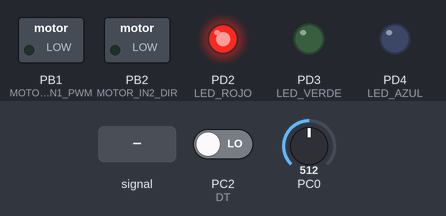
Bench run of a program on a simulated ATmega328P, built with avr-gcc and emulated at 16 MHz. On the bench: switched loads named in the program (green lamp = pin HIGH), output pins drawn as LEDs (lit = HIGH). Dashed ring = blinking. Inputs (shaded band) come from the test bench; at power-on: PC0 = 512, PC2 (DT) LOW. Pins used as bus, display or sensor lines are not drawn.

Above: at 1.2 s.
1.3 s: PC0 fed a 200 Hz sine of ±255 counts around its level
4.3 s: PC0 set to 122
At 5.3 s:
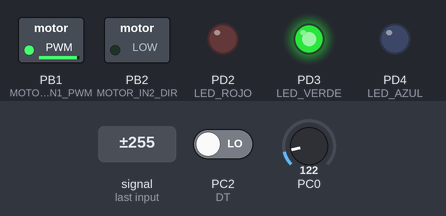
5.8 s: PC0 set to 131
7.3 s: PC0 set to 155
At 8.6 s:
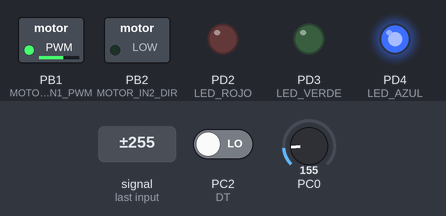
8.9 s: PC0 fed a 200 Hz sine of ±81 counts around its level
At 11.2 s:
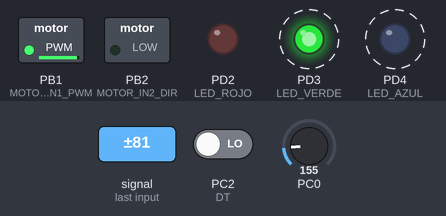
11.9 s: PC2 (DT) driven HIGH
At 11.9 s:
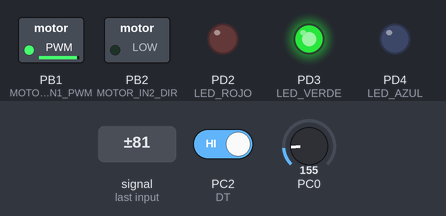
Timing chart, 0 to 14.4 s (numbered marks = the images above; inputs shaded):
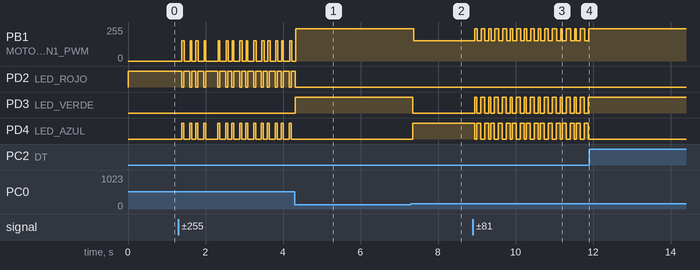

The program:

main.c
```c
/*
 * _2Y0K.c
 *
 * Created: 2/14/2026 7:05:51 PM
 *  Author: itzle
 */

#define F_CPU 16000000
#include <avr/io.h>
#include <util/delay.h>
#include <avr/interrupt.h>

#include "2Y0K_LIB/G2Y0K.h"
#include "I2C_LIB/I2C_LIB.h"
#include "PWM1/PWM1.h"
#include "PESO/S_PESO.h"

#define LED_ROJO  PIND2
#define LED_VERDE PIND3
#define LED_AZUL  PIND4

#define MOTOR_IN1_PWM PINB1
#define MOTOR_IN2_DIR PINB2

volatile uint8_t distancia_actual = 80;
volatile uint8_t peso_actual = 0;

void SETUP(void) {
	DDRD |= (1<<LED_ROJO)|(1<< LED_VERDE)|(1<<LED_AZUL);
	DDRB |= (1<<MOTOR_IN2_DIR);
	PORTB &= ~(1<<MOTOR_IN2_DIR);
}

int main(void) {
	SETUP();
	PWM1_Init();
	I2C_Slave_Init(0x08);
	SHARP_INIT(0);

	PESO_init();
	PORTD |= (1<<LED_AZUL);
	PESO_tara();
	PORTD &= ~(1<<LED_AZUL);

	sei();

	while (1) {
		distancia_actual = SHARP_OBTENER_DISTANCIA();
		peso_actual = PESO_get();

		PORTD &= ~((1<<LED_ROJO)|(1<< LED_VERDE)|(1<< LED_AZUL));

		if (distancia_actual < 15)
		{
			PORTD |= (1 << LED_ROJO);
			update_DutyCycle1(0);
		}
		else if (distancia_actual >= 15 && distancia_actual <= 40)
		{
			PORTD |= (1<<LED_AZUL);
			update_DutyCycle1(12000);
		}
		else
		{
			PORTD |= (1<<LED_VERDE);
			update_DutyCycle1(19000);
		}

		_delay_ms(50);
	}
}

ISR(TWI_vect) {
	uint8_t estado = TWSR & 0xF8;

	if (estado == 0xA8)
	{
		TWDR = distancia_actual;
		TWCR = (1<<TWINT)|(1<<TWEA)|(1<<TWEN)|(1<<TWIE);
	}
	else if (estado == 0xB8)
	{
		TWDR = peso_actual;
		TWCR = (1<<TWINT)|(1<<TWEN)|(1<<TWIE);
	}
	else
	{
		TWCR = (1<<TWINT)|(1<<TWEA)|(1<<TWEN)|(1<<TWIE);
	}
}
```

2Y0K.c
```c
/*
 * _2Y0K.c
 *
 * Created: 2/14/2026 7:24:51 PM
 *  Author: itzle
 */


#include "G2Y0K.h"
#include <avr/io.h>
#include <avr/interrupt.h>
#include <util/atomic.h>

uint16_t SHARP_ADC = 0;

void SHARP_INIT(uint8_t CANAL)
{
	//REFERENCIA A 5V
	ADMUX = (1<<REFS0)|(1<<ADLAR)|(CANAL&0x0F);

	//CONFIGURACION DEL ADC, INTERRUPCION
	ADCSRA = (1<<ADEN)|(1<<ADATE)|(1<<ADIE)|(1<<ADPS2)|(1<<ADPS1)|(1<<ADPS0);

	ADCSRB = 0x00;
	ADCSRA |= (1<<ADSC);
}

uint8_t SHARP_OBTENER_DISTANCIA(void)
{
	uint16_t VALOR_SEGURO = SHARP_ADC;

	if(VALOR_SEGURO < 6)
	{
		return 80;
	}

	uint16_t distancia = 1200/(VALOR_SEGURO - 5);
	if(distancia > 80)
	{
		return 80;
	}
	if(distancia < 10)
	{
		return 10;
	}

	return(uint8_t)distancia;

}

ISR(ADC_vect)
{
	SHARP_ADC = ADCH;
}
```

G2Y0K.h
```c
/*
 * _2Y0K.h
 *
 * Created: 2/14/2026 7:24:57 PM
 *  Author: itzle
 */


#ifndef G2Y0K_H_
#define G2Y0K_H_

#include <stdint.h>

void SHARP_INIT(uint8_t CANAL);
uint8_t SHARP_OBTENER_DISTANCIA(void);


#endif /* G2Y0K_H_ */
```

I2C_LIB.c
```c
/*
 * I2C_LIB.c
 *
 * Created: 2/10/2026 8:05:56 AM
 *  Author: itzle
 */


#include "I2C_LIB.h"


void I2C_Master_Init(unsigned long SCL_Clock, uint8_t Prescaler){

	DDRC &= ~((1<<DDC4)|(1<<DDC5));


	TWSR &= ~((1<<TWPS1)|(1<<TWPS0));

	switch(Prescaler){
		case 1:

		TWSR &= ~((1<<TWPS1)|(1<<TWPS0));
		break;
		case 4:
		TWSR &= ~(1<<TWPS1);
		TWSR |= (1<<TWPS0);
		break;
		case 16:
		TWSR &= ~(1<<TWPS0);
		TWSR |= (1<<TWPS1);
		break;
		case 64:
		TWSR |= (1<<TWPS1)|(1<<TWPS0);
		break;
		default:
		TWSR &= ~((1<<TWPS1)|(1<<TWPS0));
		Prescaler = 1;
		break;
	}


	TWBR = ((F_CPU/SCL_Clock)-16)/(2*Prescaler);

	TWCR |= (1<<TWEN);
}

uint8_t I2C_Master_Start(void){

	TWCR = (1<<TWINT)|(1<<TWSTA)|(1<<TWEN);


	while (!(TWCR & (1<<TWINT)));

	return ((TWSR & 0xF8) == 0x08);
}

uint8_t I2C_Master_RepeatedStart(void){

	TWCR = (1<<TWINT)|(1<<TWSTA)|(1<<TWEN);
	while (!(TWCR & (1<<TWINT)));

	return ((TWSR & 0xF8) == 0x10);
}

void I2C_Master_Stop(void){
	TWCR = (1<<TWEN)|(1<<TWINT)|(1<<TWSTO);
	while(TWCR & (1<<TWSTO));
}

uint8_t I2C_Master_Write(uint8_t dato){
	uint8_t estado;

	TWDR = dato;
	TWCR = (1<<TWEN)|(1<<TWINT);

	while (!(TWCR & (1<<TWINT)));

	estado = TWSR & 0xF8;


	if (estado == 0x18 || estado == 0x28) {
		return 1;
		} else {
		return estado;
	}
}


uint8_t I2C_Master_Read(uint8_t *buffer, uint8_t ack){
	uint8_t estado;

	if (ack) {

		TWCR = (1<<TWINT)|(1<<TWEN)|(1<<TWEA);
		} else {

		TWCR = (1<<TWINT)|(1<<TWEN);
	}

	while (!(TWCR & (1<<TWINT)));

	estado = TWSR & 0xF8;


	if (ack && estado != 0x50)
	return 0;
	if (!ack && estado != 0x58)
	return 0;

	*buffer = TWDR;
	return 1;
}


void I2C_Slave_Init(uint8_t address){
	DDRC &= ~((1<<DDC4)|(1<<DDC5));


	TWAR = address << 1;


	TWCR = (1<<TWEA)|(1<<TWEN)|(1<<TWIE);
}
```

I2C_LIB.h
```c
/*
 * I2C_LIB.h
 *
 * Created: 2/10/2026 8:06:07 AM
 *  Author: itzle
 */


#ifndef I2C_LIB_H_
#define I2C_LIB_H_

#include <avr/io.h>
#include <stdint.h>


#ifndef F_CPU
#define F_CPU 16000000UL
#endif


void I2C_Master_Init(unsigned long SCL_Clock, uint8_t Prescaler);
uint8_t I2C_Master_Start(void);
uint8_t I2C_Master_RepeatedStart(void);
void I2C_Master_Stop(void);
uint8_t I2C_Master_Write(uint8_t dato);
uint8_t I2C_Master_Read(uint8_t *buffer, uint8_t ack);
void I2C_Slave_Init(uint8_t address);


#endif /* I2C_LIB_H_ */
```

S_PESO.c
```c
/*
 * S_PESO.h
 *
 * Created: 2/15/2026 4:30:01 PM
 *  Author: itzle
 */

#include "S_PESO.h"
#include <util/delay.h>

static int32_t OFFSET = 0;

void PESO_init(void) {
	PESO_DDR |= (1 << SCK);
	PESO_DDR &= ~(1 << DT);
	PESO_PORT &= ~(1 << SCK);
}

int32_t PESO_read(void) {
	while (PESO_PIN & (1 << DT));
	int32_t val = 0;
	for (uint8_t i = 0; i < 24; i++) {
		PESO_PORT |= (1 << SCK);
		_delay_us(1);
		val = val << 1;
		PESO_PORT &= ~(1 << SCK);
		_delay_us(1);
		if (PESO_PIN & (1 << DT)) val++;
	}
	PESO_PORT |= (1 << SCK);
	_delay_us(1);
	PESO_PORT &= ~(1 << SCK);
	if (val & 0x800000) val |= 0xFF000000;
	return val;
}

void PESO_tara(void) {
	int64_t sum = 0;
	for (uint8_t i = 0; i < 10; i++) sum += PESO_read();
	OFFSET = (int32_t)(sum / 10);
}

uint8_t PESO_get(void) {

	int32_t g = (PESO_read() - OFFSET) / 420;

	if (g < 0)
	{
		return 0;

	}
	if (g > 255)
	{
		return 255;
	}

	return (uint8_t)g;
}
```

S_PESO.h
```c
/*
 * S_PESO.h
 *
 * Created: 2/15/2026 4:30:08 PM
 *  Author: itzle
 */


#ifndef S_PESO_H_
#define S_PESO_H_

#include <avr/io.h>
#include <stdint.h>

#define PESO_DDR   DDRC
#define PESO_PORT  PORTC
#define PESO_PIN   PINC
#define DT         PC2
#define SCK        PC3

void PESO_init(void);
int32_t PESO_read(void);
void PESO_tara(void);
uint8_t PESO_get(void);


#endif /* S_PESO_H_ */
```

PWM1.c
```c
/*
 * Universidad del Valle de Guatemala
 * IE2023: Programacion de Microcontroladores
 * PWM1.c
 * Autor: Alma Lisbeth Mata Ixcayau
 * Proyecto: Laboratorio 5
 * Descripcion: Control de servomotor con PWM usando Timer1 a 16MHz
 * Creado: 10/04/2025
*/

#include "PWM1.h"

void PWM1_Init(void) {
	// PB1 (OC1A) como salida (Arduino D9)
	DDRB |= (1 << PINB1);

	// Modo Fast PWM con ICR1 como TOP (Modo 14)
	TCCR1A = (1 << COM1A1) | (1 << WGM11); // Clear OC1A on compare match, set at BOTTOM (non-inverting)
	TCCR1B = (1 << WGM13) | (1 << CS11); // Prescaler 8

	ICR1 = 20000;
}

// Establece el ancho de pulso en ticks del Timer1
void update_DutyCycle1(uint16_t dutyCycle) {
	OCR1A = dutyCycle;
}
```

PWM1.h
```c
/*
 * Universidad del Valle de Guatemala
 * IE2023: Programacion de Microcontroladores
 * PWM1.h
 * Autor: Alma Lisbeth Mata Ixcayau
 * Proyecto: Laboratorio 5
 * Descripcion: Control de servomotor con PWM usando Timer1 a 16MHz
 * Creado: 10/04/2025
*/

#ifndef PWM1_H_
#define PWM1_H_

#include <avr/io.h>

void PWM1_Init(void);
void update_DutyCycle1(uint16_t dutyCycle);

#endif /* PWM1_H_ */
```

Measured:
- the behaviour switches between 139 and 140 on PC0 (found by bisection; images 1 and 2)
- after the input at 4.3 s, PD2 (LED_ROJO): goes on until 4.3 s, then stays LOW; PD3 (LED_VERDE): LOW → HIGH at once; PD4 (LED_AZUL): stops changing and stays LOW
- after the input at 7.3 s, PB1 (MOTOR_IN1_PWM): 242/255 → 153/255 after 0.07 s; PD3 (LED_VERDE): HIGH → LOW after 0.05 s; PD4 (LED_AZUL): LOW → HIGH after 0.05 s
- after the input at 11.9 s, PB1 (MOTOR_IN1_PWM): stops changing and stays 242/255; PD3 (LED_VERDE): stops changing and stays HIGH; PD4 (LED_AZUL): stops changing and stays LOW
